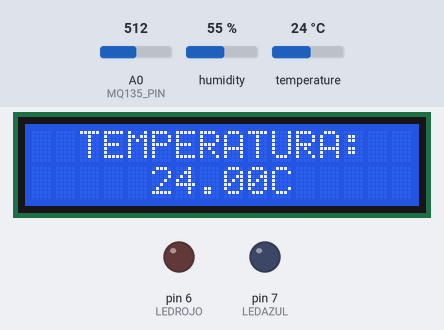
Recording of a sketch running on a simulated Arduino Uno, built with avr-gcc and run on an emulated ATmega328P. Parts: 16×2 character LCD, output pins drawn as LEDs (lit = HIGH). The inputs (shaded band) are chosen by the test bench; at power-on: A0 (MQ135_PIN) = 512, humidity 55 %, temperature 24 °C.

Above: at 0.1 s.
At 8.2 s:
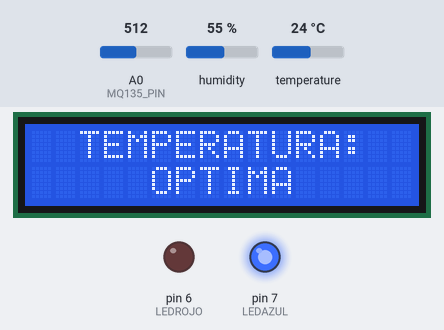
At 18.2 s:
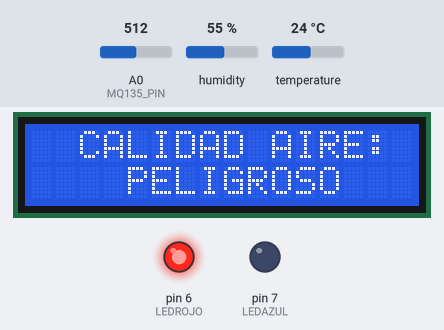
At 36.2 s:
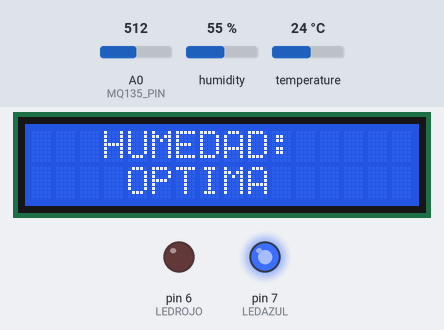
Timing chart, 0 to 37.7 s (numbered marks = the images above):
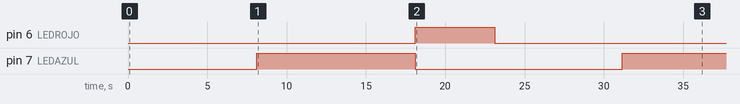

Measured:
- by itself, pin 6 (LEDROJO): LOW → HIGH at 18.1 s, → LOW 5.0 s later
- by itself, pin 7 (LEDAZUL): LOW → HIGH at 8.1 s, → LOW 10.0 s later, → HIGH 13.0 s later
- what the display in image 1 shows lasts 5.0 s, from 8.1 s to 13.1 s

The sketch:

ProyectoFinal.ino
```cpp
//Integrantes: Jose Berastegui, Juan Jattin, Diomedes Hernandez - Configuracion de Dispositivos electronicos

#include <LiquidCrystal.h>  // Incluye la biblioteca LiquidCrystal para controlar la pantalla LCD
#include <DHT.h>  // Incluye la biblioteca DHT para trabajar con el sensor DHT

#define DHTPIN 2  // Define el pin digital al que está conectado el sensor DHT
#define DHTTYPE DHT11  // Define el tipo de sensor DHT

DHT dht(DHTPIN, DHTTYPE);  // Crea una instancia del sensor DHT
const int MQ135_PIN = A0;  // Define el pin analógico al que está conectado el sensor MQ135

int LEDAZUL = 7;  // Define el pin digital para el LED azul
int LEDROJO = 6;  // Define el pin digital para el LED rojo

LiquidCrystal lcd(13, 12, 11, 10, 9, 8);  // Crea una instancia del objeto LiquidCrystal para controlar la pantalla LCD

void setup() {
  Serial.begin(9600);  // Inicia la comunicación serial a una velocidad de 9600 baudios
  lcd.begin(16, 2);  // Inicializa la pantalla LCD con 16 columnas y 2 filas
  dht.begin();  // Inicializa el sensor DHT
  pinMode(LEDAZUL, OUTPUT);  // Configura el pin del LED azul como salida
  pinMode(LEDROJO, OUTPUT);  // Configura el pin del LED rojo como salida
}

void loop() {
  float temperatura = dht.readTemperature();  // Lee la temperatura del sensor DHT y la almacena en la variable 'temperatura'
  float humedad = dht.readHumidity();  // Lee la humedad del sensor DHT y la almacena en la variable 'humedad'

  int aire = analogRead(MQ135_PIN)+140;  // Lee el valor analógico del sensor MQ135 y lo almacena en la variable 'aire'

  lcd.clear();  // Borra el contenido de la pantalla LCD
  lcd.setCursor(2, 0);  // Establece la posición del cursor en la columna 2, fila 0
  lcd.print("TEMPERATURA:");  // Imprime el texto "TEMPERATURA:"
  lcd.setCursor(5, 1);  // Establece la posición del cursor en la columna 5, fila 1
  lcd.print(temperatura);  // Imprime el valor de la temperatura en grados Celsius
  lcd.print("C");  // Imprime la unidad de temperatura (grados Celsius)

  delay(2000);  // Espera 2 segundos

  lcd.clear();  // Borra el contenido de la pantalla LCD
  lcd.setCursor(4, 0);  // Establece la posición del cursor en la columna 4, fila 0
  lcd.print("HUMEDAD:");  // Imprime el texto "HUMEDAD:"
  lcd.setCursor(5, 1);  // Establece la posición del cursor en la columna 5, fila 1
  lcd.print(humedad);  // Imprime el valor de la humedad en porcentaje
  lcd.print("%");  // Imprime el símbolo de porcentaje

  delay(2000);  // Espera 2 segundos

    lcd.clear();  // Borra el contenido de la pantalla LCD
  lcd.setCursor(4, 0);  // Establece la posición del cursor en la columna 6, fila 0
  lcd.print("AIRE:");  // Imprime el texto "AIRE:"
  lcd.setCursor(3, 1);  // Establece la posición del cursor en la columna 7, fila 1
  lcd.print(aire);  // Imprime el valor del aire
  lcd.setCursor(7, 1);  // Establece la posición del cursor en la columna 7, fila 1
  lcd.print("ppm");  // Imprime el valor del aire

  delay(2000);  // Espera 2 segundos

  lcd.clear();  // Borra el contenido de la pantalla LCD
  lcd.setCursor(3, 0);  // Establece la posición del cursor en la columna 3, fila 0
  lcd.print("INFORME DE");  // Imprime el texto "INFORME DE"
  lcd.setCursor(4, 1);  // Establece la posición del cursor en la columna 4, fila 1
  lcd.print("AMBIENTE");  // Imprime el texto "AMBIENTE"

  delay(2000);  // Espera 2 segundos

  if (temperatura > 18 && temperatura < 30) {  // Comprueba si la temperatura está en el rango óptimo
    digitalWrite(LEDROJO, LOW);  // Apaga el LED rojo
    digitalWrite(LEDAZUL, HIGH);  // Enciende el LED azul
    lcd.clear();  // Borra el contenido de la pantalla LCD
    lcd.setCursor(2, 0);  // Establece la posición del cursor en la columna 2, fila 0
    lcd.print("TEMPERATURA:");  // Imprime el texto "TEMPERATURA:"
    lcd.setCursor(5, 1);  // Establece la posición del cursor en la columna 5, fila 1
    lcd.print("OPTIMA");  // Imprime el texto "OPTIMA"
    delay(5000);  // Espera 5 segundos
  } else {
    digitalWrite(LEDAZUL, LOW);  // Apaga el LED azul
    digitalWrite(LEDROJO, HIGH);  // Enciende el LED rojo
    lcd.clear();  // Borra el contenido de la pantalla LCD
    lcd.setCursor(2, 0);  // Establece la posición del cursor en la columna 2, fila 0
    lcd.print("TEMPERATURA:");  // Imprime el texto "TEMPERATURA:"
    lcd.setCursor(3, 1);  // Establece la posición del cursor en la columna 3, fila 1
    lcd.print("NO OPTIMA");  // Imprime el texto "NO OPTIMA"
    delay(5000);  // Espera 5 segundos
  }

  if (humedad > 30) {  // Comprueba si la humedad está en el rango óptimo
    digitalWrite(LEDROJO, LOW);  // Apaga el LED rojo
    digitalWrite(LEDAZUL, HIGH);  // Enciende el LED azul
    lcd.clear();  // Borra el contenido de la pantalla LCD
    lcd.setCursor(3, 0);  // Establece la posición del cursor en la columna 3, fila 0
    lcd.print("HUMEDAD:");  // Imprime el texto "HUMEDAD:"
    lcd.setCursor(4, 1);  // Establece la posición del cursor en la columna 4, fila 1
    lcd.print("OPTIMA");  // Imprime el texto "OPTIMA"
    delay(5000);  // Espera 5 segundos
  } else {
    digitalWrite(LEDROJO, HIGH);  // Enciende el LED rojo
    digitalWrite(LEDAZUL, LOW);  // Apaga el LED azul
    lcd.clear();  // Borra el contenido de la pantalla LCD
    lcd.setCursor(4, 0);  // Establece la posición del cursor en la columna 4, fila 0
    lcd.print("HUMEDAD:");  // Imprime el texto "HUMEDAD:"
    lcd.setCursor(3, 1);  // Establece la posición del cursor en la columna 3, fila 1
    lcd.print("NO OPTIMA");  // Imprime el texto "NO OPTIMA"
    delay(5000);  // Espera 5 segundos
  }

  if (aire < 450) {  // Comprueba si la calidad del aire está en el rango aceptable
    digitalWrite(LEDAZUL, HIGH);  // Enciende el LED azul
    digitalWrite(LEDROJO, LOW);  // Apaga el LED rojo
    lcd.clear();  // Borra el contenido de la pantalla LCD
    lcd.setCursor(2, 0);  // Establece la posición del cursor en la columna 2, fila 0
    lcd.print("CALIDAD AIRE:");  // Imprime el texto "CALIDAD AIRE:"
    lcd.setCursor(4, 1);  // Establece la posición del cursor en la columna 4, fila 1
    lcd.print("ACEPTABLE");  // Imprime el texto "ACEPTABLE"
    delay(5000);  // Espera 5 segundos
  } else {
    digitalWrite(LEDROJO, HIGH);  // Enciende el LED rojo
    digitalWrite(LEDAZUL, LOW);  // Apaga el LED azul
    lcd.clear();  // Borra el contenido de la pantalla LCD
    lcd.setCursor(2, 0);  // Establece la posición del cursor en la columna 2, fila 0
    lcd.print("CALIDAD AIRE:");  // Imprime el texto "CALIDAD AIRE:"
    lcd.setCursor(4, 1);  // Establece la posición del cursor en la columna 4, fila 1
    lcd.print("PELIGROSO");  // Imprime el texto "PELIGROSO"
    delay(5000);  // Espera 5 segundos
  }

  digitalWrite(LEDAZUL, LOW);  // Apaga el LED azul
  digitalWrite(LEDROJO, LOW); // Apaga el LED rojo

}
```
